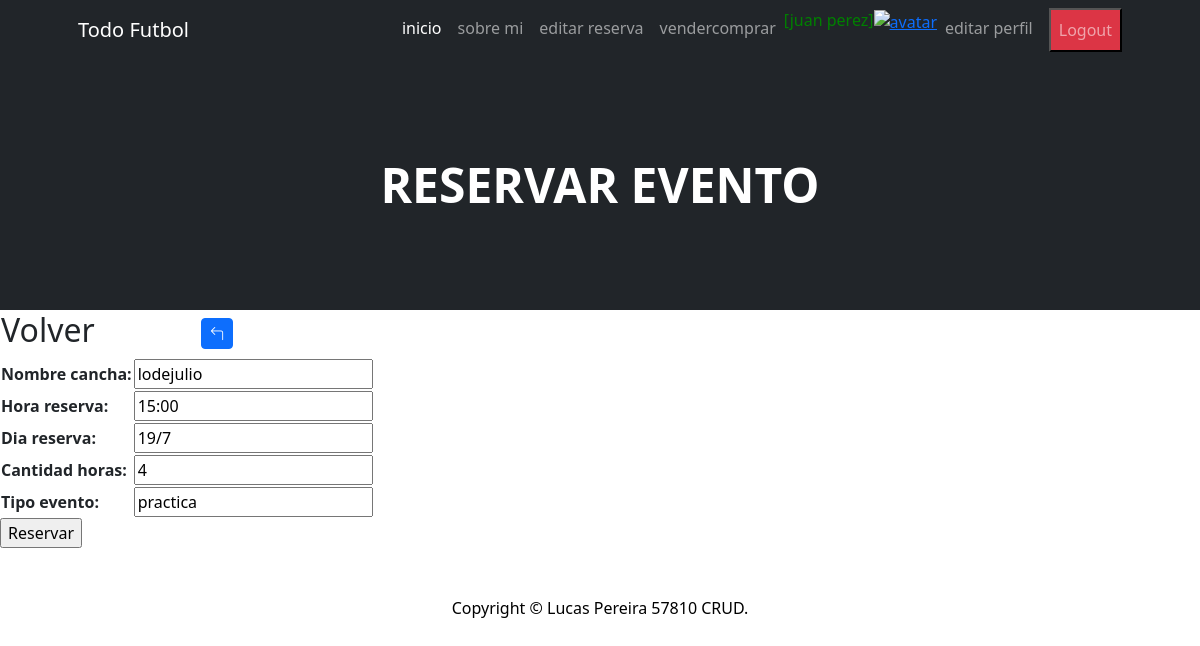
The page /reservaEUpdate/7/ (signed in) on the database its author committed.
### todo_futbol_app/models.py (models this page shows, shortened)
class Reservar_evento(models.Model):
    nombre_cancha = models.CharField(max_length=20)
    hora_reserva = models.CharField(max_length=20)
    dia_reserva = models.CharField(max_length=20)
    cantidad_horas = models.IntegerField()
    tipo_evento = models.CharField(max_length=20)
    class Meta:
        verbose_name = "Reserva de evento"
        verbose_name_plural = "Reservas de evento"
        ordering = ["dia_reserva","hora_reserva"]

### todo_futbol_app/views.py (the view)
# urls.py: path('reservaEUpdate/<int:pk>/', reservaEUpdate.as_view(), name = "reservaEUpdate"),
class reservaEUpdate (LoginRequiredMixin, UpdateView):
    model = Reservar_evento
    fields = ["nombre_cancha" , "hora_reserva" , "dia_reserva" , "cantidad_horas" , "tipo_evento"]
    success_url = reverse_lazy("reservaE")

### todo_futbol_app/templates/todo_futbol_app/reservar_evento_form.html (shortened to what this page needs)
{% extends 'todo_futbol_app/index.html' %}
{% block titulo %}
<h1 class="display-5 fw-bolder text-white mb-2">RESERVAR EVENTO</h1>
{% endblock titulo %}
{% block contenido %}
<table>
    <tr>
        <td width="200"><h2>Volver</h2></td>
        <td>
            <a
            href="{% url 'reservaE' %}"
            class="btn btn-primary btn-sm"
            ><i class="bi bi-arrow-90deg-left" title="volver"> </i>
            </a>
        </td>
    </tr>
</table>
<form action="" method="post">
    <table>
        {{ form.as_table }}
    </table>
    <input type="submit" value="Reservar">
</form>
{% endblock contenido %}

### todo_futbol_app/templates/todo_futbol_app/index.html (shortened to what this page needs)
<!DOCTYPE html>
<html lang="en">
    <head>
        {% load static %}
        <link href="https://cdn.jsdelivr.net/npm/bootstrap-icons@1.4.1/font/bootstrap-icons.css" rel="stylesheet" />
        <link href="{% static 'css/styles.css' %}" rel="stylesheet" />
        <link rel="stylesheet" href="https://cdnjs.cloudflare.com/ajax/libs/font-awesome/6.4.0/css/all.min.css">
    </head>
    <body>
        <nav class="navbar navbar-expand-lg navbar-dark bg-dark">
            <div class="container px-5">
                <a class="navbar-brand" href="#!">Todo Futbol</a>
                <div class="collapse navbar-collapse" id="navbarSupportedContent">
                    <ul class="navbar-nav ms-auto mb-2 mb-lg-0">
                        <li class="nav-item"><a class="nav-link active" aria-current="page" href="{% url 'home' %}">inicio</a></li>
                    {% if user.is_authenticated %}
                        <li class="nav-item"><a class="nav-link" href="{% url 'sobremi' %}">sobre mi</a></li>
                        <li class="nav-item"><a class="nav-link" href="{% url 'contacto' %}">editar reserva</a></li>
                        <li class="nav-item"><a class="nav-link" href="{% url 'vendercomprar' %}">vendercomprar</a></li>
                        <p style="color:green"> [{{ user.first_name }} {{ user.last_name }}]</p>
                        <div class="text-center">
                            <a href="{% url 'agregar_avatar' %}"><img src="{{ request.session.avatar}}" height="40px" weight="40px" alt="avatar"></a>
                        </div>
                        <li class="nav-item"><a class="nav-link" href="{% url 'profile' %}">editar perfil</a></li>
                        <form method="post" action="{% url 'logout' %}">
                            <button type="submit" class="nav-link bg-danger ms-2">Logout</button>
                        </form>
                    {% else %}
                        <li class="nav-item"><a class="nav-link" href="{% url 'login' %}">iniciar sesion</a></li>
                        <form method="post" action="{% url 'registro' %}">
                            {% csrf_token %}
                            <button type="submit" class="nav-link bg-danger ms-2">Registrarme</button>
                        </form>
                    {% endif %}
                    </ul>
                </div>
            </div>
        </nav>
        <header class="bg-dark py-5">
            <div class="container px-5">
                <div class="row gx-5 justify-content-center">
                    <div class="col-lg-6">
                        <div class="text-center my-5">
                            {% block titulo %}{% endblock titulo %}
                            </div>
                        </div>
                    </div>
                </div>
        </header>
        {% block contenido %}
        {% endblock contenido %}
        <div class="container px-5"><p class="m-5 text-center text-black">Copyright &copy; Lucas Pereira 57810  CRUD.</p></div>
    </body>
</html>

### rows shown on the page
Reservar_evento: nombre_cancha "lodejulio", hora_reserva "15:00", dia_reserva "19/7", cantidad_horas "4", tipo_evento "practica"

### other values the page prints
{{ user.first_name }} "juan"
{{ user.last_name }} "perez"
